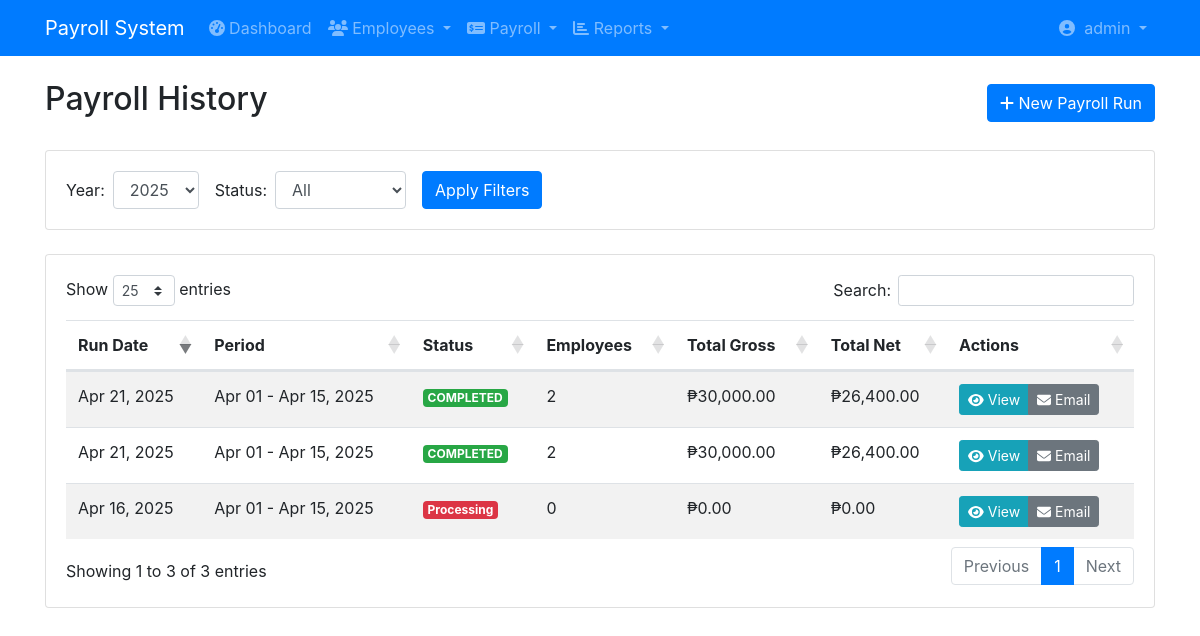
The app's page /payroll/payroll_history.php (signed in) with its own data.
### tables this page shows
CREATE TABLE `users` (
  `user_id` int(11) NOT NULL,
  `username` varchar(50) NOT NULL,
  `password` varchar(255) NOT NULL,
  `email` varchar(100) NOT NULL,
  `first_name` varchar(50) NOT NULL,
  `last_name` varchar(50) NOT NULL,
  `role` enum('admin','manager','hr','accountant','employee') NOT NULL,
  `status` enum('active','inactive','suspended') NOT NULL DEFAULT 'active',
  `last_login` datetime DEFAULT NULL,
  `password_reset_token` varchar(100) DEFAULT NULL,
  `password_reset_expires` datetime DEFAULT NULL,
  `created_at` timestamp NOT NULL DEFAULT current_timestamp(),
  `updated_at` timestamp NOT NULL DEFAULT current_timestamp() ON UPDATE current_timestamp()
);

CREATE TABLE `payroll_runs` (
  `run_id` int(11) NOT NULL,
  `period_start` date DEFAULT NULL,
  `period_end` date DEFAULT NULL,
  `run_date` date DEFAULT NULL,
  `status` varchar(20) DEFAULT NULL
);

### payroll/payroll_history.php (the view, shortened to what this page needs)
<?php
require_once('config/database.php');
$year = isset($_GET['year']) ? $_GET['year'] : date('Y');
$status = isset($_GET['status']) ? $_GET['status'] : '';
$query = "SELECT pr.*,
            COUNT(p.payslip_id) as employee_count,
            SUM(p.gross_pay) as total_gross,
            SUM(p.net_pay) as total_net
          FROM payroll_runs pr
          LEFT JOIN payslips p ON pr.run_id = p.run_id
          WHERE YEAR(pr.run_date) = ?
          " . ($status ? "AND pr.status = ?" : "") . "
          GROUP BY pr.run_id
          ORDER BY pr.run_date DESC";
$stmt = $conn->prepare($query);
if ($status) {
    $stmt->bind_param("is", $year, $status);
} else {
    $stmt->bind_param("i", $year);
}
$stmt->execute();
$payroll_runs = $stmt->get_result();
$years_query = "SELECT DISTINCT YEAR(run_date) as year FROM payroll_runs ORDER BY year DESC";
$years = $conn->query($years_query);
?>
<!DOCTYPE html>
<html>
<head>
    <link rel="stylesheet" href="https://stackpath.bootstrapcdn.com/bootstrap/4.5.2/css/bootstrap.min.css">
    <link rel="stylesheet" href="https://cdn.datatables.net/1.10.22/css/dataTables.bootstrap4.min.css">
    <link rel="stylesheet" href="https://cdnjs.cloudflare.com/ajax/libs/font-awesome/5.15.4/css/all.min.css">
</head>
<body>
   <?php include 'includes/navbar.php'; ?>
    <div class="container mt-4">
        <div class="d-flex justify-content-between align-items-center mb-4">
            <h2>Payroll History</h2>
            <a href="run_payroll.php" class="btn btn-primary">
                <i class="fas fa-plus"></i> New Payroll Run
            </a>
        </div>
        <div class="card mb-4">
            <div class="card-body">
                <form method="GET" class="form-inline">
                    <div class="form-group mr-3">
                        <label class="mr-2">Year:</label>
                        <select name="year" class="form-control">
                            <?php while($year_row = $years->fetch_assoc()): ?>
                                <option value="<?php echo $year_row['year']; ?>"
                                        <?php echo $year_row['year'] == $year ? 'selected' : ''; ?>>
                                    <?php echo $year_row['year']; ?>
                                </option>
                            <?php endwhile; ?>
                        </select>
                    </div>
                    <div class="form-group mr-3">
                        <label class="mr-2">Status:</label>
                        <select name="status" class="form-control">
                            <option value="">All</option>
                        </select>
                    </div>
                    <button type="submit" class="btn btn-primary">Apply Filters</button>
                </form>
            </div>
        </div>
        <div class="card">
            <div class="card-body">
                <table id="historyTable" class="table table-striped">
                    <thead>
                        <tr>
                            <th>Run Date</th>
                            <th>Period</th>
                            <th>Status</th>
                            <th>Employees</th>
                            <th>Total Gross</th>
                            <th>Total Net</th>
                            <th>Actions</th>
                        </tr>
                    </thead>
                    <tbody>
                        <?php while($run = $payroll_runs->fetch_assoc()): ?>
                        <tr>
                            <td><?php echo date('M d, Y', strtotime($run['run_date'])); ?></td>
                            <td>
                                <?php
                                echo date('M d', strtotime($run['period_start'])) . ' - ' .
                                     date('M d, Y', strtotime($run['period_end']));
                                ?>
                            </td>
                            <td>
                                <span class="badge badge-<?php
                                    echo $run['status'] == 'COMPLETED' ? 'success' :
                                        ($run['status'] == 'PROCESSING' ? 'warning' : 'danger');
                                ?>">
                                    <?php echo $run['status']; ?>
                                </span>
                            </td>
                            <td><?php echo $run['employee_count']; ?></td>
                            <td>₱<?php echo number_format($run['total_gross'], 2); ?></td>
                            <td>₱<?php echo number_format($run['total_net'], 2); ?></td>
                            <td>
                                <div class="btn-group">
                                    <a href="view_payroll_run.php?id=<?php echo $run['run_id']; ?>"
                                       class="btn btn-sm btn-info">
                                        <i class="fas fa-eye"></i> View
                                    </a>
                                    <button onclick="emailSummary(<?php echo $run['run_id']; ?>)"
                                            class="btn btn-sm btn-secondary">
                                        <i class="fas fa-envelope"></i> Email
                                    </button>
                                </div>
                            </td>
                        </tr>
                        <?php endwhile; ?>
                    </tbody>
                </table>
            </div>
        </div>
    </div>
</body>
</html>

### payroll/includes/navbar.php (shortened to what this page needs)
<?php
$user_id = $_SESSION['user_id'];
$query = "SELECT first_name, last_name, role, username FROM users WHERE user_id = ?";
$stmt = $conn->prepare($query);
$stmt->bind_param('i', $user_id);
$stmt->execute();
$user = $stmt->get_result()->fetch_assoc();
?>
<nav class="navbar navbar-expand-lg navbar-dark bg-primary">
    <div class="container">
        <a class="navbar-brand" href="index.php">
            Payroll System
        </a>
        <div class="collapse navbar-collapse" id="navbarNav">
            <ul class="navbar-nav mr-auto">
                <li class="nav-item">
                    <a class="nav-link" href="index.php">
                        <i class="fas fa-tachometer-alt"></i> Dashboard
                    </a>
                </li>
                <li class="nav-item dropdown">
                    <a class="nav-link dropdown-toggle" href="#" data-toggle="dropdown">
                        <i class="fas fa-users"></i> Employees
                    </a>
                </li>
                <li class="nav-item dropdown">
                    <a class="nav-link dropdown-toggle" href="#" data-toggle="dropdown">
                        <i class="fas fa-money-check-alt"></i> Payroll
                    </a>
                </li>
                <li class="nav-item dropdown">
                    <a class="nav-link dropdown-toggle" href="#" data-toggle="dropdown">
                        <i class="fas fa-chart-bar"></i> Reports
                    </a>
                </li>
            </ul>
            <ul class="navbar-nav">
                <li class="nav-item dropdown">
                    <a class="nav-link dropdown-toggle" href="#" data-toggle="dropdown">
                        <i class="fas fa-user-circle"></i>&nbsp;
                        <?php echo $user['username']; ?>
                    </a>
                </li>
            </ul>
        </div>
    </div>
</nav>

### records on screen
users: username "admin"
payroll_runs: run_date "Apr 21, 2025", period_start "Apr 01", period_end "Apr 15, 2025", status "COMPLETED", employee_count "2", total_gross "30,000.00", total_net "26,400.00"
payroll_runs: run_date "Apr 21, 2025", period_start "Apr 01", period_end "Apr 15, 2025", status "COMPLETED", employee_count "2", total_gross "30,000.00", total_net "26,400.00"
payroll_runs: run_date "Apr 16, 2025", period_start "Apr 01", period_end "Apr 15, 2025", status "Processing", employee_count "0", total_gross "0.00", total_net "0.00"

### other values on screen
form field year "2025"
